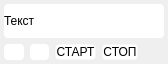
<?xml version="1.0" encoding="UTF-8"?>
<ui version="4.0">
 <class>CtlGen</class>
 <widget class="QWidget" name="CtlGen">
  <property name="geometry">
   <rect>
    <x>0</x>
    <y>0</y>
    <width>168</width>
    <height>64</height>
   </rect>
  </property>
  <property name="windowTitle">
   <string>CtlGen</string>
  </property>
  <property name="styleSheet">
   <string notr="true">QWidget {
	border-radius: 4%;
}
QPushButton {
	background-color: rgb(255, 255, 255);
    border: none;
    outline: none;
    border: 1px solid transparent;  
    border-radius: 4px;
}
QPushButton:hover {
    background-color: lightgray;
}
QPushButton:pressed {
	background-color: rgb(184, 255, 188);
}
QPushButton:disabled {
    background-color: gray;
}
QPushButton:checked {
    background-color: blue;
}
QLabel {
	background-color: rgb(255, 255, 255);
}
</string>
  </property>
  <property name="manual" stdset="0">
   <bool>false</bool>
  </property>
  <property name="isWorking" stdset="0">
   <string>isWorking</string>
  </property>
  <layout class="QGridLayout" name="gridLayout">
   <property name="leftMargin">
    <number>4</number>
   </property>
   <property name="topMargin">
    <number>4</number>
   </property>
   <property name="rightMargin">
    <number>4</number>
   </property>
   <property name="bottomMargin">
    <number>4</number>
   </property>
   <item row="1" column="0">
    <widget class="QLabel" name="label_2">
     <property name="enabled">
      <bool>true</bool>
     </property>
     <property name="text">
      <string/>
     </property>
     <property name="pixmap">
      <pixmap>img/РУКА СЕР.png</pixmap>
     </property>
     <property name="isManual" stdset="0">
      <bool>true</bool>
     </property>
     <property name="style" stdset="0">
      <string>manual</string>
     </property>
    </widget>
   </item>
   <item row="0" column="0" colspan="5">
    <widget class="QLabel" name="label">
     <property name="styleSheet">
      <string notr="true"/>
     </property>
     <property name="text">
      <string>Текст</string>
     </property>
     <property name="style" stdset="0">
      <string>text</string>
     </property>
    </widget>
   </item>
   <item row="1" column="2">
    <widget class="QPushButton" name="pushButton_2">
     <property name="enabled">
      <bool>true</bool>
     </property>
     <property name="styleSheet">
      <string notr="true"/>
     </property>
     <property name="text">
      <string>СТАРТ</string>
     </property>
     <property name="style" stdset="0">
      <string>start</string>
     </property>
    </widget>
   </item>
   <item row="1" column="1">
    <widget class="QLabel" name="label_3">
     <property name="text">
      <string/>
     </property>
     <property name="pixmap">
      <pixmap>img/ПРОЦ СЕР111.png</pixmap>
     </property>
     <property name="style" stdset="0">
      <string>process</string>
     </property>
     <property name="isWork" stdset="0">
      <bool>false</bool>
     </property>
    </widget>
   </item>
   <item row="1" column="3">
    <widget class="QPushButton" name="pushButton">
     <property name="sizePolicy">
      <sizepolicy hsizetype="Minimum" vsizetype="Maximum">
       <horstretch>0</horstretch>
       <verstretch>0</verstretch>
      </sizepolicy>
     </property>
     <property name="styleSheet">
      <string notr="true"/>
     </property>
     <property name="text">
      <string>СТОП</string>
     </property>
     <property name="style" stdset="0">
      <string>stop</string>
     </property>
    </widget>
   </item>
  </layout>
 </widget>
 <resources/>
 <connections/>
</ui>
